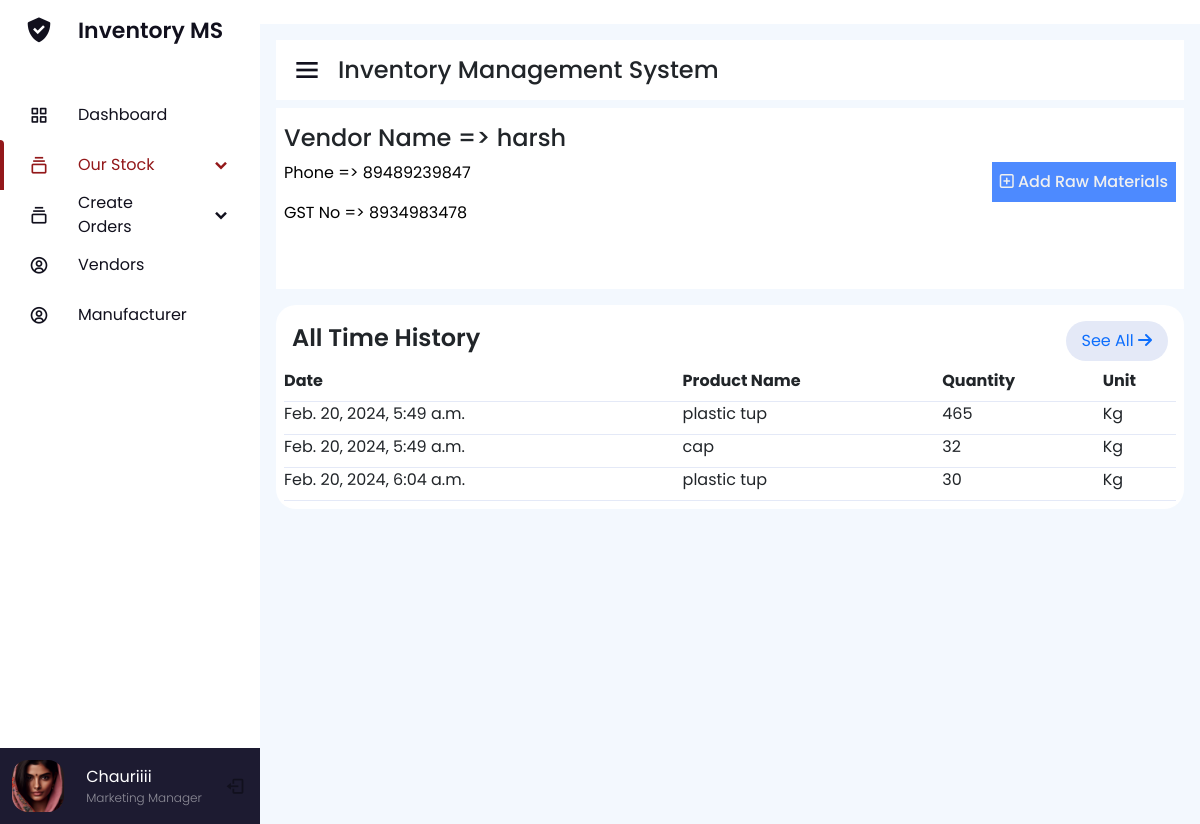
The app's page /vendor-history/harsh/ with its own data.
### home/models/add_vendor.py (models this page shows)
class AddVendor(models.Model):
    vendor_name=models.CharField(max_length=254,null=True,blank=True)
    vendor_phone=models.CharField(max_length=30,null=True,blank=True)
    contact_person=models.CharField(max_length=100,null=True,blank=True)
    vendor_email=models.EmailField(max_length=200,null=True,blank=True)
    vendor_gst=models.CharField(max_length=100,null=True,blank=True)
    vendor_address=models.CharField(max_length=300,null=True,blank=True)
    def __str__(self) -> str:
        return self.vendor_name

### home/models/raw_material.py (models this page shows, shortened)
class MaterialHistory(models.Model):
    vendor_name=models.ForeignKey(AddVendor,on_delete=models.CASCADE)
    rawmaterial_name=models.CharField(max_length=254,null=False,blank=False)
    quantity=models.PositiveIntegerField(null=True,blank=True)
    unit=models.CharField(max_length=150)
    timestamp=models.DateTimeField(auto_now_add=True,null=True,blank=True)

### home/views/raw_material.py (the view)
# urls.py: path('vendor-history/<vendor>/',raw_material.materialHistory_view),
def materialHistory_view(request,vendor):
    try:
        vendor_to_get=add_vendor.AddVendor.objects.get(vendor_name=vendor)
        print(vendor_to_get,'is gated vendor')
        vendor_history=raw_material.MaterialHistory.objects.filter(vendor_name=vendor_to_get)
        return render(request,'material-history.html',{"vendor_history":vendor_history,'vendor_to_get':vendor_to_get})
    except Exception as e:
        messages.error(request,'Something Went Wrong')
        return redirect('/our-vendors')

### home/templates/material-history.html (shortened to what this page needs)
<!DOCTYPE html>
<html lang="en">
<head>
    {% include "header-links.html" %}
</head>
<body>
    {% include "header.html" %}=
    <section class="nav-section p-3">
        {% include "section-head.html" %}
        <div class="breadcum">
            <div class="flex">
                <div>
                    <h2>Vendor Name => {{vendor_to_get.vendor_name}}</h2>
                    <p> <a href="/"> Phone => {{vendor_to_get.vendor_phone}}</a> </p>
                    <p> <a href="/"> GST No => {{vendor_to_get.vendor_gst}}</a> </p>
                </div>
                <div class="add-btn p-2">
                    <a href="/add-raw-material"><i class="fa-regular fa-square-plus"></i> Add Raw Materials</a>
                </div>
            </div>
        </div>
        <div class="manage-invoice">
            <div class="submenu-header">
                <h2>All Time History</h2>
                <div class="menu-btn">
                    <a href="#">See All <i class="fa-solid fa-arrow-right"></i></a>
                </div>
            </div>
            <div class="manage-invoice-table overflow-auto">
                <table class="large-table">
                    <thead>
                        <tr>
                            <th>Date</th>
                            <th>Product Name</th>
                            <th>Quantity</th>
                            <th>Unit</th>
                        </tr>
                    </thead>
                    <tbody>
                        {% for history in vendor_history %}
                        <tr>
                            <td>{{history.timestamp}}</td>
                            <td>{{history.rawmaterial_name}}</td>
                            <td>{{history.quantity}}</td>
                            <td>{{history.unit}}</td>
                        </tr>
                        {% endfor %}
                    </tbody>
                </table>
            </div>
        </div>
    </section>
</body>
</html>

### home/static/assets/css/sidebar.css (style rules this page uses)
* { margin: 0; padding: 0; box-sizing: border-box; font-family: 'Poppins', sans-serif; }
.nav-section { position: relative; background: #f3f8fe; min-height: 100vh; left: 260px; width: calc(100% - 260px); transition: all 0.5s ease; }

### home/static/assets/css/style.css (style rules this page uses)
* { margin: 0; padding: 0; box-sizing: border-box; font-family: "Poppins" , sans-serif; text-decoration: none; }
a { text-decoration: none !important; }
:root { --main-bg : #E4E9F7; --light-white: #f0f0f0; --light-white-p: #6c757d; --color-anchor: #0d6efd; --color-blue: #4d8aff; --color-dark-blue: #004269; --color-blue-light : #00AAA9; --color-orange : orange; --color-green : rgb(44, 185, 16); }
.flex { display: flex; align-items: center; justify-content: space-between; margin-bottom: 2rem; }
.add-btn { background: var(--color-blue); display: inline-block; }
.add-btn a { color: var(--light-white) !important; font-weight: 500; }
.submenu-header { display: flex; justify-content: space-between; align-items: self-end; padding: 0.5rem; }
.submenu-header h2 { font-size: 1.5rem; font-weight: 600; }
.submenu-header .menu-btn { background-color: #E4E9F7; padding: 0.5rem 1rem; border-radius: 20px; }
.submenu-header .menu-btn a { text-decoration: none; }
table { width: 100%; }
.manage-invoice { margin-top: 1rem; padding: 0.5rem; background: white; border-radius: 20px; }
.manage-invoice-table table { width: 100%; }
.manage-invoice-table table tr td, .manage-invoice-table table tr th { padding-bottom: 0.5rem; border-bottom: 1px solid var(--main-bg); }
.breadcum { background: white; padding: 1rem 0.5rem; margin-bottom: 1rem; }
.breadcum h2 { font-size: 1.5rem; }
.breadcum p { color: var(--light-white-p); }
.breadcum a { color: black; }
.large-table { min-width: 850px; }

### records on screen
AddVendor: vendor_name "harsh", vendor_phone "89489239847", vendor_gst "8934983478"
MaterialHistory: timestamp "Feb. 20, 2024, 5:49 a.m.", rawmaterial_name "plastic tup", quantity "465", unit "Kg"
MaterialHistory: timestamp "Feb. 20, 2024, 5:49 a.m.", rawmaterial_name "cap", quantity "32", unit "Kg"
MaterialHistory: timestamp "Feb. 20, 2024, 6:04 a.m.", rawmaterial_name "plastic tup", quantity "30", unit "Kg"
